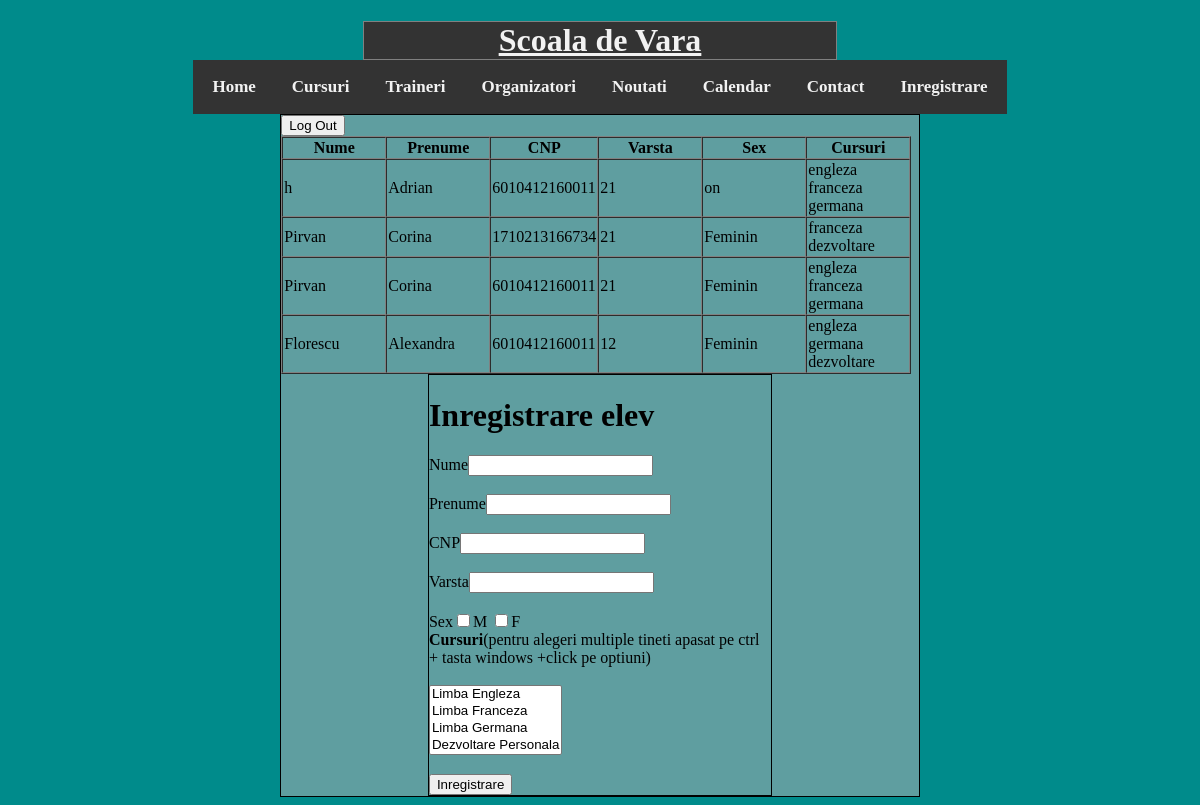
/Inregistrare.php (signed in), run on the app's committed database.
### tables this page shows
CREATE TABLE `inregistrare` (
  `nume` varchar(20) NOT NULL,
  `prenume` varchar(20) NOT NULL,
  `cnp` bigint(13) NOT NULL,
  `varsta` varchar(11) NOT NULL,
  `sex` varchar(11) NOT NULL,
  `cursuri` varchar(100) NOT NULL
);

### Inregistrare.php (the view, shortened to what this page needs)
<?php
    require_once "admin/connect.php";
    if(isset($_SESSION['username'])){
    ?>
    <div class="inregistrare">
    <form action="Inregistrare.php" method="post">
    <input type="submit" name="comanda" value="Log Out">
    </form>
    <?php
    $query = "SELECT * FROM inregistrare";
    $result = mysqli_query($conexiune, $query);
    if(mysqli_num_rows($result)) {
    print("<table border='1' cellspacing='0'>\n");
    print("<tr>\n");
    print("<th width='100'>Nume</th><th width='100'>Prenume</th><th width='100'>CNP</th><th width='100'>Varsta</th><th width='100'>Sex</th><th width='100'>Cursuri</th>");
    print("</tr>\n");
    while($row = mysqli_fetch_array($result)){
    print("<tr>\n");
    print("<td>" . $row['nume']. "</td>\n");
    print("<td>" . $row['prenume']. "</td>\n");
    print("<td>" . $row['cnp']. "</td>\n");
    print("<td>" . $row['varsta']. "</td>\n");
    print("<td>" . $row['sex']. "</td>\n");
    print("<td>" . $row['cursuri']. "</td>\n");
    print("</tr>\n");
}
print("</table>");
} else {
print "Nu exista intrari in agenda!";
}
}
?>
</div>

### Header.css (style rules this page uses)
#menu-title { border: 1px solid grey; margin-left: 30%; margin-right: 30%; background-color: #333; overflow: hidden; margin-bottom: 0%; }
#menu-title a { color: #f2f2f2; }
#menu { background-color: #333; overflow: hidden; }
#menu a { float: left; color: #f2f2f2; text-align: center; padding: 14px 16px; text-decoration: none; font-size: 17px; }

### Inregistrare.css (style rules this page uses)
.inregistrare { align-self: center; background-color: cadetblue; margin-left: 23%; margin-right: 23%; border: 1px solid black; }
html { background-color:darkcyan; }

### data on the page
inregistrare: nume "h", prenume "Adrian", cnp "6010412160011", varsta "21", sex "on", cursuri "engleza franceza germana"
inregistrare: nume "Pirvan", prenume "Corina", cnp "1710213166734", varsta "21", sex "Feminin", cursuri "franceza dezvoltare"
inregistrare: nume "Pirvan", prenume "Corina", cnp "6010412160011", varsta "21", sex "Feminin", cursuri "engleza franceza germana"
inregistrare: nume "Florescu", prenume "Alexandra", cnp "6010412160011", varsta "12", sex "Feminin", cursuri "engleza germana dezvoltare"
